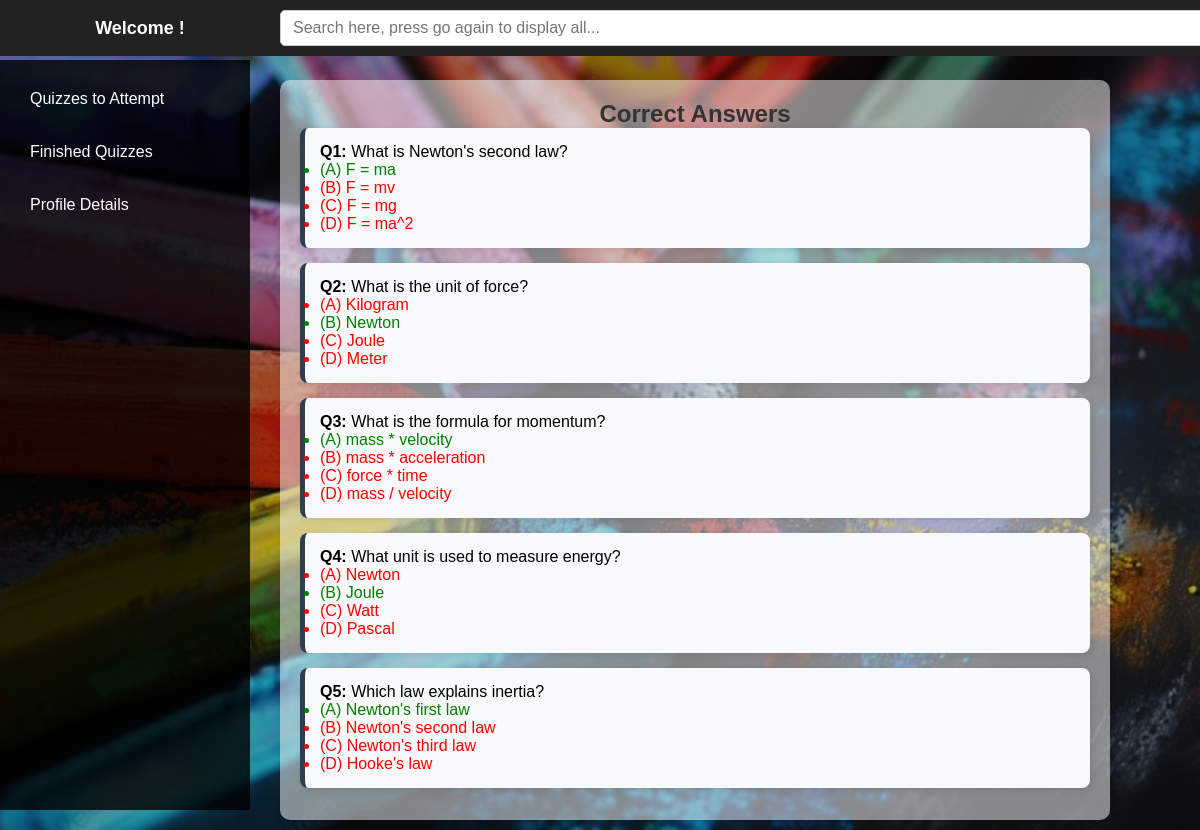
The page /view_right_answers/2 (signed in) on the database its author committed.
### tables this page shows
CREATE TABLE question (
            id INTEGER PRIMARY KEY AUTOINCREMENT,
            quiz_id INTEGER,
            question_text TEXT NOT NULL,
            option_1 TEXT NOT NULL,
            option_2 TEXT NOT NULL,
            option_3 TEXT NOT NULL,
            option_4 TEXT NOT NULL,
            correct_option INTEGER NOT NULL,
            FOREIGN KEY (quiz_id) REFERENCES quiz(id)
        );

### app.py (the view)
@app.route('/view_right_answers/<int:quiz_id>')
@login_required(role='student')
def view_right_answers(quiz_id):
    conn = sqlite3.connect(DATABASE)
    conn.row_factory = sqlite3.Row
    cursor = conn.cursor()
    query = '''
    SELECT question.question_text, question.option_1, question.option_2,
           question.option_3, question.option_4, question.correct_option
    FROM question
    WHERE question.quiz_id = ?
    '''
    cursor.execute(query, (quiz_id,))
    questions = cursor.fetchall()
    conn.close()
    return render_template('view_right_answers.html', questions=questions)

### app.py (called while the page is built)
def login_required(role=None):
    def decorator(f):
        @wraps(f)
        def decorated_function(*args, **kwargs):
            if 'user_id' not in session:
                return redirect(url_for('login'))  # Redirect to login if not logged in
            if role and session.get('role') != role:
                return redirect(url_for('login'))  # Redirect if user doesn't have the correct role
            return f(*args, **kwargs)
        return decorated_function
    return decorator

### templates/view_right_answers.html
{% extends 'student_base.html' %}
{% block page_content %}
<h2 style="color: #333; text-align: center;">Correct Answers</h2>
<div class="quiz-container">
    {% for question in questions %}
    <div class="question-card">
        <p style="color: black;"><strong>Q{{ loop.index }}:</strong> {{ question['question_text'] }}</p>
        <ul>
            <li style="color: {% if question['correct_option'] == 1 %} green {% else %} red {% endif %};">
                (A) {{ question['option_1'] }}
            </li>
            <li style="color: {% if question['correct_option'] == 2 %} green {% else %} red {% endif %};">
                (B) {{ question['option_2'] }}
            </li>
            <li style="color: {% if question['correct_option'] == 3 %} green {% else %} red {% endif %};">
                (C) {{ question['option_3'] }}
            </li>
            <li style="color: {% if question['correct_option'] == 4 %} green {% else %} red {% endif %};">
                (D) {{ question['option_4'] }}
            </li>
        </ul>
    </div>
    {% else %}
        <p style="text-align: center;">No questions found for this quiz.</p>
    {% endfor %}
</div>
{% endblock %}

### static/css/style.css (style rules this page uses)
* { margin: 0; padding: 0; box-sizing: border-box; }
body { font-family: "Comic Sans MS", "Chalkboard", sans-serif; background: url('../images/chlkbrd41.jpg') no-repeat center center fixed; background-size: cover; color: #ffffff; }
html, body { overflow: auto; height: 100%; }
html { scrollbar-width: none; -ms-overflow-style: none; }
.question-card { background: #f8f9fa; border-left: 5px solid #2c3e50; padding: 15px; border-radius: 8px; margin-bottom: 15px; box-shadow: 2px 2px 8px rgba(0, 0, 0, 0.1); }

### rows shown on the page
question: question_text "What is Newton's second law?", option_1 "F = ma", option_2 "F = mv", option_3 "F = mg", option_4 "F = ma^2"
question: question_text "What is the unit of force?", option_1 "Kilogram", option_2 "Newton", option_3 "Joule", option_4 "Meter"
question: question_text "What is the formula for momentum?", option_1 "mass * velocity", option_2 "mass * acceleration", option_3 "force * time", option_4 "mass / velocity"
question: question_text "What unit is used to measure energy?", option_1 "Newton", option_2 "Joule", option_3 "Watt", option_4 "Pascal"
question: question_text "Which law explains inertia?", option_1 "Newton's first law", option_2 "Newton's second law", option_3 "Newton's third law", option_4 "Hooke's law"
